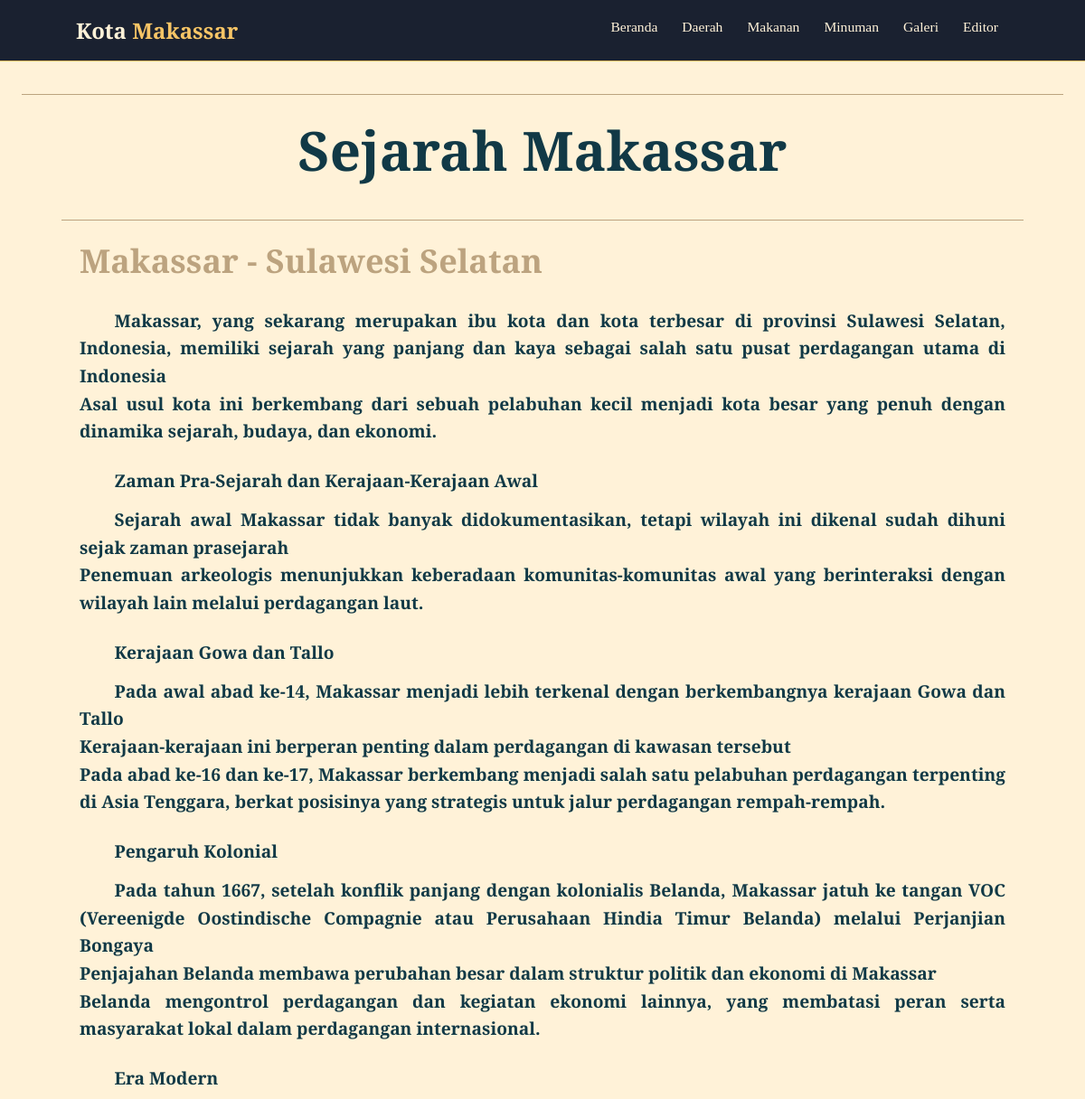
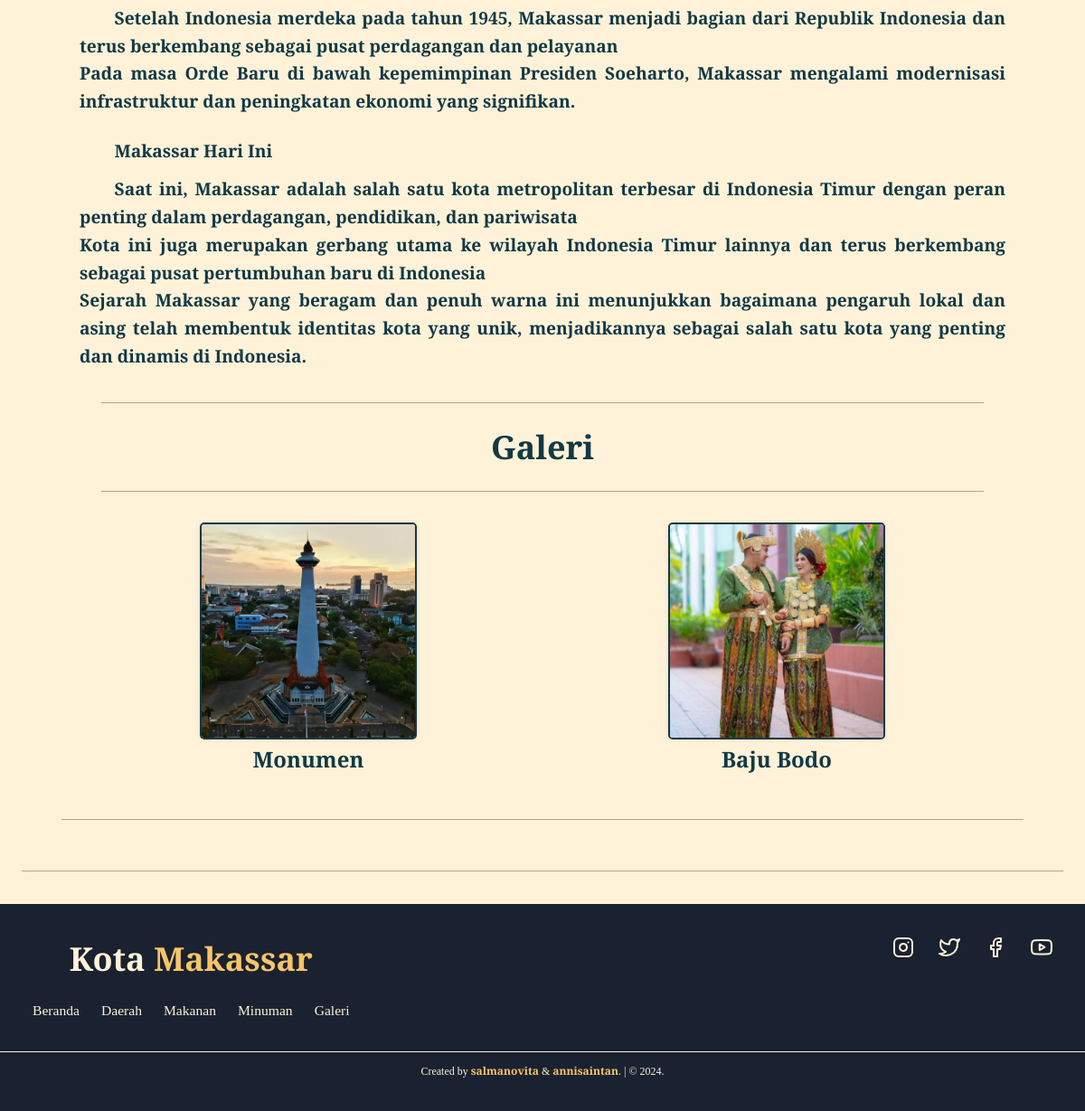
The page /moon/daerah.php on the database its author committed (2 pictures, top to bottom).
### tables this page shows
CREATE TABLE `tb_daerah` (
  `id_daerah` int(11) NOT NULL,
  `provinsi` longtext NOT NULL,
  `kota` longtext NOT NULL,
  `asal_sejarah` longtext NOT NULL,
  `foto_monumen` text NOT NULL,
  `foto_bajuadat` text NOT NULL,
  `nama_monumen` text NOT NULL,
  `nama_bajuadat` text NOT NULL
);

### moon/daerah.php (the view, shortened to what this page needs)
<?php
include('header.php');
?>
<link rel="stylesheet" href="css/daerah.css" />
<div class="bodyDaerah">
    <section class="daerah">
        <h1>Sejarah Makassar</h1>
        <div class="daerah-container">
            <?php
            include "../config/koneksi.php";
            $tampil_daerah = mysqli_query($koneksi, "SELECT * FROM tb_daerah ORDER BY id_daerah");
            while ($hasil = mysqli_fetch_array($tampil_daerah)) {
                echo "<div class='daerah'>";
                echo "<h2>$hasil[kota] - $hasil[provinsi]</h2>";
                echo "<div class='sejarah'<p><ul type='none'>";
                $asal_sejarah = explode("\n", $hasil['asal_sejarah']);
                foreach ($asal_sejarah as $sejarah) {
                    $sejarah = str_replace('. ', "<br/>", $sejarah);
                    echo "<li>$sejarah</li>";
                }
                echo "</ul></p></div>";
                echo "<h4 style='color: #113946;'>Galeri</h4>";
                echo "<div class='dokum'>";
                echo "<figure class='image-container'>";
                echo "<img src='{$hasil['foto_monumen']}' alt='Foto Monumen' class='gambar'>";
                echo "<figcaption>{$hasil['nama_monumen']}</figcaption>";
                echo "</figure>";
                echo "<figure class='image-container'>";
                echo "<img src='{$hasil['foto_bajuadat']}' alt='Foto Baju Adat' class='gambar'>";
                echo "<figcaption>{$hasil['nama_bajuadat']}</figcaption>";
                echo "</figure>";
                echo "</div>";
            }
            ?>
        </div>
    </section>
</div>
<?php include('footer.php'); ?>

### moon/css/header.css (style rules this page uses)
:root { --primary: rgb(26, 33, 48); --bg: rgb(255, 242, 216); --other: rgb(247, 197, 102); }
* { margin: 0; padding: 0; box-sizing: border-box; outline: none; text-decoration: none; }
html { scroll-behavior: smooth; }
body { font-family: "Playfair Display", serif; background-color: var(--bg); color: var(--primary); }
@media (max-width: 1366px) { html { font-size: 75%; } }

### moon/css/daerah.css (style rules this page uses)
:root { --color: #113946; --bg: #FFF2D8; --tr1: #BCA37F; }
.bodyDaerah { font-family: "Playfair Display", serif; background-color: #FFF2D8; }
.daerah { margin: 3rem 2rem; padding: 20px; border-top: 1px solid #BCA37F; border-bottom: 1px solid #BCA37F; }
.daerah h1 { color: #113946; font-size: 5rem; text-align: center; padding: 0 auto; margin: 0 auto; }
.daerah h2 { color: #BCA37F; margin: 0; font-size: 3rem; }
.daerah h4 { text-align: center; padding: 2rem; margin: 2rem; border-top: 1px solid #BCA37F; border-bottom: 1px solid #BCA37F; font-size: 3rem; font-weight: 800; }
.daerah .sejarah { font-weight: 600; font-size: 1.6rem; line-height: 1.6; color: #113946; margin: 15px 0; text-align: justify; }
.daerah .sejarah ul li { text-indent: 2em; padding-top: 1rem; }
.dokum { display: flex; flex-wrap: nowrap; gap: 1rem; justify-content: space-around; align-items: center; margin: 20px 0; }
.gambar { max-width: 20rem; width: 100%; max-height: 20rem; height: 100%; border: 2px solid #113946; border-radius: 5px; display: block; margin: 0 auto; box-shadow: 0 0 5px rgba(0, 0, 0, 0.1); }
.image-container { text-align: center; margin: 10px; flex: 1; }
figcaption { font-size: 2rem; font-weight: 700; color: #113946; margin-top: 5px; }
@media (max-width: 1366px) { html { font-size: 75%; } }

### rows shown on the page
tb_daerah: kota "Makassar", provinsi "Sulawesi Selatan", asal_sejarah "Makassar, yang sekarang merupakan ibu kota dan kota terbesar di provinsi Sulawesi Selatan, Indonesia, memiliki sejarah yang panjang dan kaya sebagai salah satu pusat perdagangan utama di Indonesia Asal usul kota ini berkembang dari sebuah pelabuhan kecil menjadi kota besar yang penuh dengan dinamika sejarah, budaya, dan ekonomi.", asal_sejarah "Zaman Pra-Sejarah dan Kerajaan-Kerajaan Awal", asal_sejarah "Sejarah awal Makassar tidak banyak didokumentasikan, tetapi wilayah ini dikenal sudah dihuni sejak zaman prasejarah Penemuan arkeologis menunjukkan keberadaan komunitas-komunitas awal yang berinteraksi dengan wilayah lain melalui perdagangan laut.", asal_sejarah "Kerajaan Gowa dan Tallo", asal_sejarah "Pada awal abad ke-14, Makassar menjadi lebih terkenal dengan berkembangnya kerajaan Gowa dan Tallo Kerajaan-kerajaan ini berperan penting dalam perdagangan di kawasan tersebut Pada abad ke-16 dan ke-17, Makassar berkembang menjadi salah satu pelabuhan perdagangan terpenting di Asia Tenggara, berkat posisinya yang strategis untuk jalur perdagangan rempah-rempah.", asal_sejarah "Pengaruh Kolonial", asal_sejarah "Pada tahun 1667, setelah konflik panjang dengan kolonialis Belanda, Makassar jatuh ke tangan VOC (Vereenigde Oostindische Compagnie atau Perusahaan Hindia Timur Belanda) melalui Perjanjian Bongaya Penjajahan Belanda membawa perubahan besar dalam struktur politik dan ekonomi di Makassar Belanda mengontrol perdagangan dan kegiatan ekonomi lainnya, yang membatasi peran serta masyarakat lokal dalam perdagangan internasional.", asal_sejarah "Era Modern", asal_sejarah "Setelah Indonesia merdeka pada tahun 1945, Makassar menjadi bagian dari Republik Indonesia dan terus berkembang sebagai pusat perdagangan dan pelayanan Pada masa Orde Baru di bawah kepemimpinan Presiden Soeharto, Makassar mengalami modernisasi infrastruktur dan peningkatan ekonomi yang signifikan.", asal_sejarah "Makassar Hari Ini", asal_sejarah "Saat ini, Makassar adalah salah satu kota metropolitan terbesar di Indonesia Timur dengan peran penting dalam perdagangan, pendidikan, dan pariwisata Kota ini juga merupakan gerbang utama ke wilayah Indonesia Timur lainnya dan terus berkembang sebagai pusat pertumbuhan baru di Indonesia Sejarah Makassar yang beragam dan penuh warna ini menunjukkan bagaimana pengaruh lokal dan asing telah membentuk identitas kota yang unik, menjadikannya sebagai salah satu kota yang penting dan dinamis di Indonesia.", foto_monumen (picture), nama_monumen "Monumen", foto_bajuadat (picture), nama_bajuadat "Baju Bodo"
